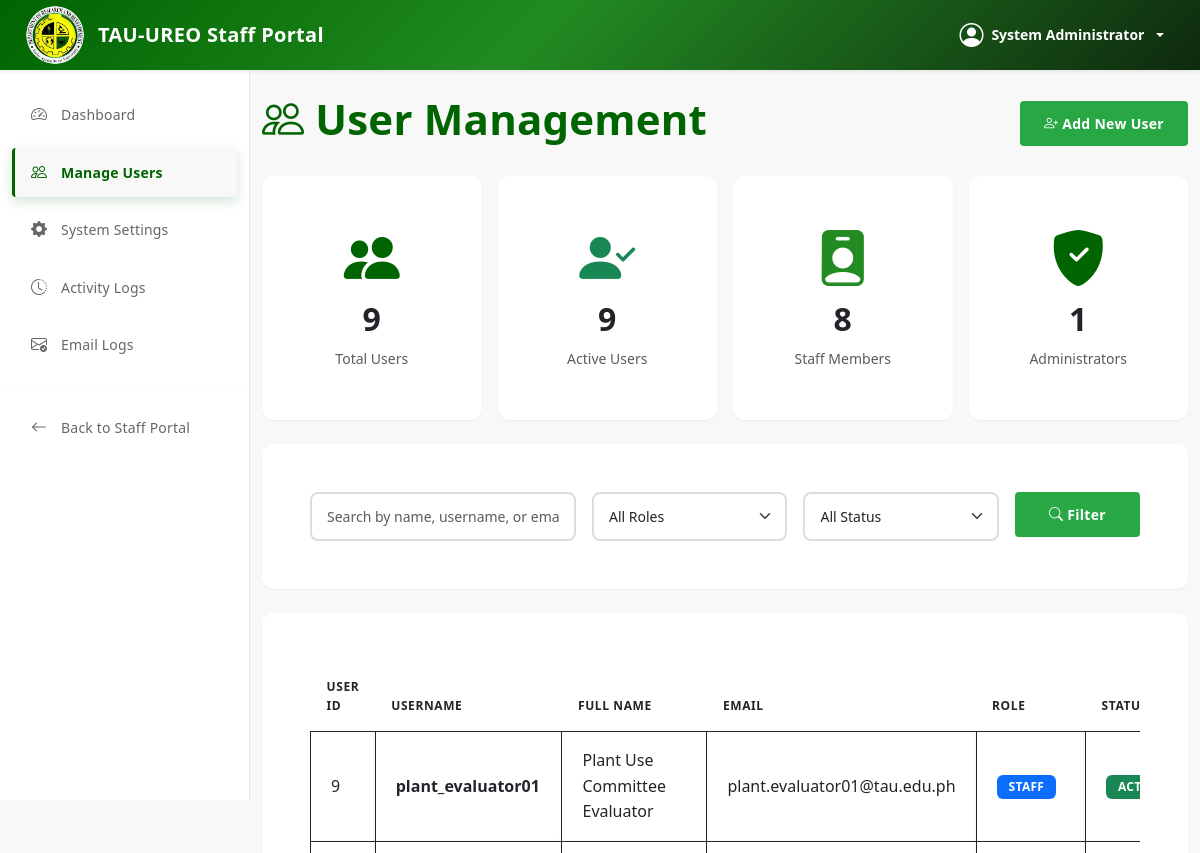
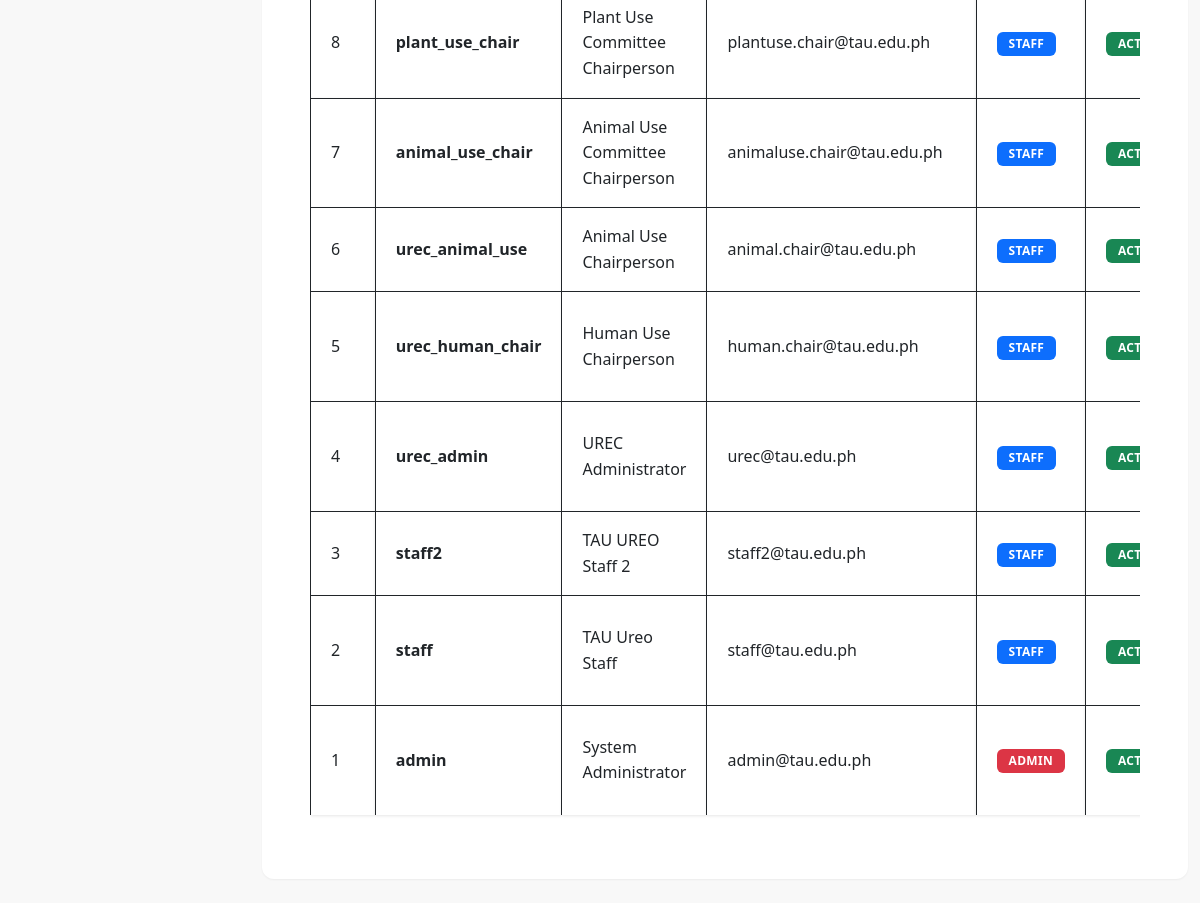
The page /admin/manage-users.php (signed in) on the database its author committed (2 pictures, top to bottom).
### tables this page shows
CREATE TABLE `users` (
  `user_id` int NOT NULL AUTO_INCREMENT,
  `username` varchar(50) NOT NULL,
  `password_hash` varchar(255) NOT NULL,
  `user_role` enum('admin','staff','urec') DEFAULT 'staff',
  `committee_designation` varchar(50) DEFAULT NULL,
  `committee_id` int DEFAULT NULL,
  `role` enum('staff','admin') NOT NULL,
  `designation` varchar(100) DEFAULT NULL,
  `email` varchar(100) NOT NULL,
  `full_name` varchar(100) NOT NULL,
  `active_status` tinyint(1) DEFAULT '1',
  `is_active` tinyint(1) DEFAULT '1',
  `created_at` timestamp NULL DEFAULT CURRENT_TIMESTAMP,
  `last_login` timestamp NULL DEFAULT NULL,
  PRIMARY KEY (`user_id`),
  UNIQUE KEY `username` (`username`),
  KEY `idx_username` (`username`),
  KEY `idx_role` (`role`)
);

### admin/manage-users.php (the view, shortened to what this page needs)
<?php
$conn = getDBConnection();
$search = $_GET['search'] ?? '';
$query = "SELECT * FROM users WHERE 1=1";
$query .= " ORDER BY created_at DESC";
$stmt = $conn->prepare($query);
$stmt->execute();
$users = $stmt->get_result();
$total_users = $conn->query("SELECT COUNT(*) as count FROM users")->fetch_assoc()['count'];
$active_users = $conn->query("SELECT COUNT(*) as count FROM users WHERE active_status = 1")->fetch_assoc()['count'];
$staff_count = $conn->query("SELECT COUNT(*) as count FROM users WHERE role = 'staff'")->fetch_assoc()['count'];
$admin_count = $conn->query("SELECT COUNT(*) as count FROM users WHERE role = 'admin'")->fetch_assoc()['count'];
include '../includes/auth_header.php';
?>
<div class="container-fluid py-4">
    <div class="d-flex justify-content-between align-items-center mb-4">
        <h2 style="color: #006400; font-weight: 600;">
            <i class="bi bi-people"></i> User Management
        </h2>
        <button type="button" class="btn btn-success" data-bs-toggle="modal" data-bs-target="#addUserModal">
            <i class="bi bi-person-plus"></i> Add New User
        </button>
    </div>
    <div class="row g-3 mb-4">
        <div class="col-md-3">
            <div class="card border-0 shadow-sm">
                <div class="card-body text-center">
                    <i class="bi bi-people-fill display-4" style="color: #006400;"></i>
                    <h3 class="mt-2"><?php echo $total_users; ?></h3>
                    <small class="text-muted">Total Users</small>
                </div>
            </div>
        </div>
        <div class="col-md-3">
            <div class="card border-0 shadow-sm">
                <div class="card-body text-center">
                    <i class="bi bi-person-check-fill display-4 text-success"></i>
                    <h3 class="mt-2"><?php echo $active_users; ?></h3>
                    <small class="text-muted">Active Users</small>
                </div>
            </div>
        </div>
        <div class="col-md-3">
            <div class="card border-0 shadow-sm">
                <div class="card-body text-center">
                    <i class="bi bi-person-badge-fill display-4" style="color: #228B22;"></i>
                    <h3 class="mt-2"><?php echo $staff_count; ?></h3>
                    <small class="text-muted">Staff Members</small>
                </div>
            </div>
        </div>
        <div class="col-md-3">
            <div class="card border-0 shadow-sm">
                <div class="card-body text-center">
                    <i class="bi bi-shield-fill-check display-4" style="color: #006400;"></i>
                    <h3 class="mt-2"><?php echo $admin_count; ?></h3>
                    <small class="text-muted">Administrators</small>
                </div>
            </div>
        </div>
    </div>
    <div class="card border-0 shadow-sm mb-4">
        <div class="card-body">
            <form method="GET" class="row g-3">
                <div class="col-md-4">
                    <input type="text" name="search" class="form-control" placeholder="Search by name, username, or email" value="<?php echo htmlspecialchars($search); ?>">
                </div>
                <div class="col-md-3">
                    <select name="role" class="form-select">
                        <option value="">All Roles</option>
                    </select>
                </div>
                <div class="col-md-3">
                    <select name="status" class="form-select">
                        <option value="">All Status</option>
                    </select>
                </div>
                <div class="col-md-2">
                    <button type="submit" class="btn btn-success w-100">
                        <i class="bi bi-search"></i> Filter
                    </button>
                </div>
            </form>
        </div>
    </div>
    <div class="card border-0 shadow-sm">
        <div class="card-body">
            <div class="table-responsive">
                <table class="table table-hover align-middle">
                    <thead>
                        <tr>
                            <th>User ID</th>
                            <th>Username</th>
                            <th>Full Name</th>
                            <th>Email</th>
                            <th>Role</th>
                            <th>Status</th>
                        </tr>
                    </thead>
                    <tbody>
                        <?php while ($user = $users->fetch_assoc()): ?>
                            <tr>
                                <td><?php echo $user['user_id']; ?></td>
                                <td><strong><?php echo htmlspecialchars($user['username']); ?></strong></td>
                                <td><?php echo htmlspecialchars($user['full_name']); ?></td>
                                <td><?php echo htmlspecialchars($user['email']); ?></td>
                                <td>
                                    <span class="badge <?php echo $user['role'] === 'admin' ? 'bg-danger' : 'bg-primary'; ?>">
                                        <?php echo strtoupper($user['role']); ?>
                                    </span>
                                </td>
                                <td>
                                    <?php if ($user['active_status']): ?>
                                        <span class="badge bg-success">Active</span>
                                    <?php
    else: ?>
                                        <span class="badge bg-secondary">Inactive</span>
                                    <?php
    endif; ?>
                                </td>
                            </tr>
                        <?php
endwhile; ?>
                    </tbody>
                </table>
            </div>
        </div>
    </div>
</div>
<?php include '../includes/auth_footer.php'; ?>

### rows shown on the page
users: user_id "9", username "plant_evaluator01", full_name "Plant Use Committee Evaluator", email "plant.evaluator01@tau.edu.ph", role "STAFF", active_status "ACTIVE"
users: user_id "8", username "plant_use_chair", full_name "Plant Use Committee Chairperson", email "plantuse.chair@tau.edu.ph", role "STAFF", active_status "ACTIVE"
users: user_id "7", username "animal_use_chair", full_name "Animal Use Committee Chairperson", email "animaluse.chair@tau.edu.ph", role "STAFF", active_status "ACTIVE"
users: user_id "6", username "urec_animal_use", full_name "Animal Use Chairperson", email "animal.chair@tau.edu.ph", role "STAFF", active_status "ACTIVE"
users: user_id "5", username "urec_human_chair", full_name "Human Use Chairperson", email "human.chair@tau.edu.ph", role "STAFF", active_status "ACTIVE"
users: user_id "4", username "urec_admin", full_name "UREC Administrator", email "urec@tau.edu.ph", role "STAFF", active_status "ACTIVE"
users: user_id "3", username "staff2", full_name "TAU UREO Staff 2", email "staff2@tau.edu.ph", role "STAFF", active_status "ACTIVE"
users: user_id "2", username "staff", full_name "TAU Ureo Staff", email "staff@tau.edu.ph", role "STAFF", active_status "ACTIVE"
users: user_id "1", username "admin", full_name "System Administrator", email "admin@tau.edu.ph", role "ADMIN", active_status "ACTIVE"

### other values the page prints
$_SESSION['full_name'] "System Administrator"
$total_users "9"
$active_users "9"
$staff_count "8"
$admin_count "1"
